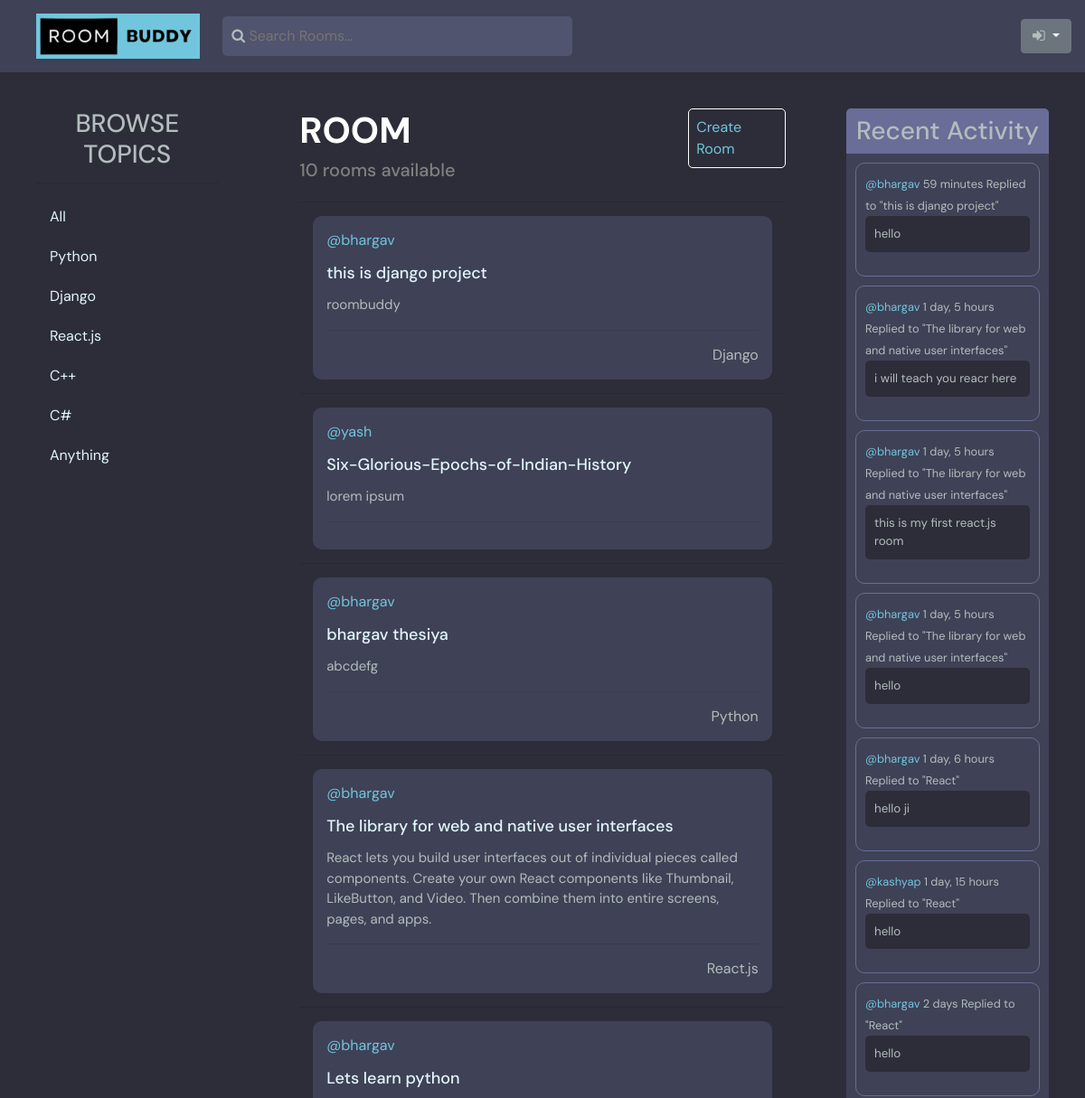
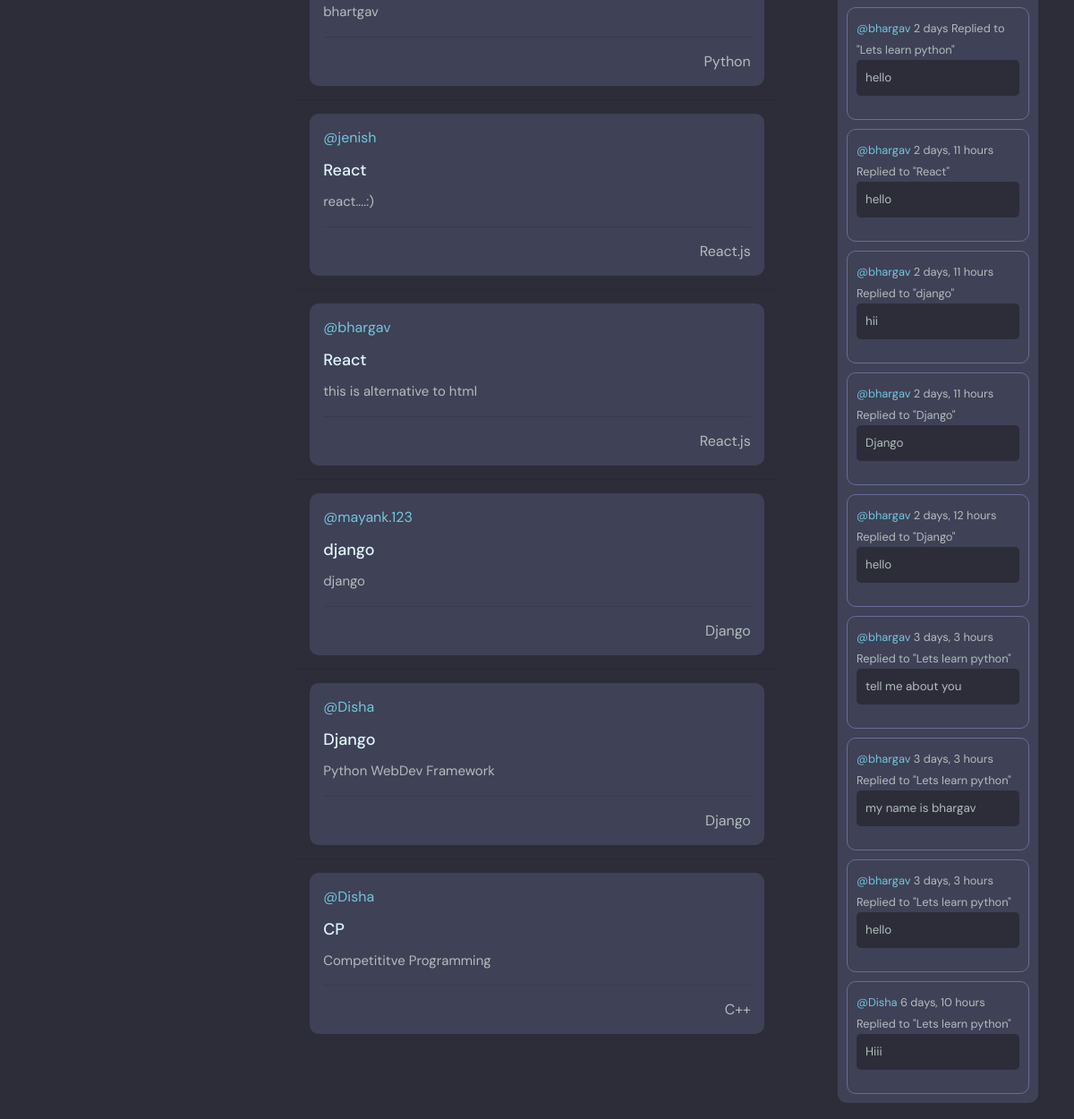
The page / on the database its author committed (2 pictures, top to bottom).
### polls/models.py (models this page shows)
class Topic(models.Model):
    name = models.CharField(max_length=200)
    def __str__(self):
        return self.name

class Room(models.Model):
    host = models.ForeignKey(User, on_delete=models.SET_NULL, null=True)
    topic = models.ForeignKey(Topic, on_delete=models.SET_NULL, null=True)
    name = models.CharField(max_length=200)
    description = models.TextField(null=True, blank=True)
    participants = models.ManyToManyField(User, related_name='participants', blank=True)
    updated = models.DateTimeField(auto_now=True)
    created = models.DateTimeField(auto_now_add=True)
    class Meta:
        ordering = ['-updated', '-created']
    def __str__(self):
        return str(self.name)

class Message(models.Model):
    user = models.ForeignKey(User, on_delete=models.CASCADE)
    room = models.ForeignKey(Room, on_delete=models.CASCADE)
    body = models.TextField()
    updated = models.DateTimeField(auto_now=True)
    created = models.DateTimeField(auto_now_add=True)
    class Meta:
        ordering = ['-updated', '-created']
    def __str__(self):
        return self.body[0:50]

### polls/views.py (the view)
# urls.py: 2. Add a URL to urlpatterns:  path('', views.home, name='home')
def home(request):
    if request.GET.get('q') != None:
        q = request.GET.get('q')
    else:
        q = ''
    rooms = Room.objects.filter(
        Q(topic__name__icontains = q) |
        Q(name__icontains = q) |
        Q(description__icontains = q)
    )
    topic = Topic.objects.all()
    room_count = rooms.count()
    room_messages = Message.objects.filter(Q(room__topic__name__icontains=q))
    context = { 'rooms' : rooms, 'topics' : topic, 'room_count' : room_count, 'room_messages' : room_messages }
    return render(request, 'polls/home.html', context)

### polls/templates/polls/home.html (shortened to what this page needs)
{% extends 'main.html' %}
     {% block content%}
    <div class="home-container">
        <div>
            {% include 'polls/topics_component.html' %}
        </div>
        <div class="feed-container">
            <div class="room-head">
                 <div>
                <h1>ROOM</h1>
                <h5 style="color: grey">{{room_count}} rooms available</h5>
                </div>
                <div>
                <a href="{% url 'create-room' %}">Create Room</a>
                </div>
            </div>
            {% include 'polls/feed_component.html' %}
        </div>
        <div class="activity-container">
            {% include 'polls/activity_component.html' %}
        </div>
    </div>
{% endblock%}

### polls/templates/polls/topics_component.html
<div class="topics-container">
        <div>
            <h3>BROWSE TOPICS</h3>
            <hr>
            <div class="topics-name">
                <a href="{% url 'home' %}">All</a>
            </div>
            {% for topic in topics %}
            <div class="topics-name">
                <a href="{% url 'home' %}?q={{topic.name}}">{{topic}}</a>
            </div>
            {% endfor %}
        </div>
</div>

### polls/templates/polls/feed_component.html (shortened to what this page needs)
  {% for room in rooms%}
  <hr>
       <div class="room-content">
         <a href="{% url 'user-profile' room.host.id %}"> @{{room.host.username}}</a>
         <h2><a href="{% url 'room' room.id %}">{{room.name}}</a></h2>
         <p>{{room.description}}</p>
         <hr>
         <div class="feed-foot">
           <div>
             <span>{{room.topic.name}}</span>
           </div>
         </div>
       </div>
  {% endfor %}

### polls/templates/polls/activity_component.html (shortened to what this page needs)
            <h3>Recent Activity</h3>
            {% for message in room_messages %}
                <div>
                    <small><a href="{% url 'user-profile' message.user.id %}" >@{{message.user}}</a>  {{message.created|timesince}} </small>
                    <small>Replied to "{{message.room}}"</small>
                    <p>
                        {{message}}
                    </p>
                </div>
            {% endfor %}

### polls/static/polls/style/main.css (style rules this page uses)
:root { --color-main: #71c6dd; --color-main-light: #e1f6fb; --color-dark: #3f4156; --color-dark-medium: #51546e; --color-dark-light: #696d97; --color-light: #e5e5e5; --color-gray: #8b8b8b; --color-light-gray: #b2bdbd; --color-bg: #2d2d39; --color-success: #5dd693; --color-error: #fc4b0b; }
* { font-family: "DM Sans", -apple-system, BlinkMacSystemFont, "Segoe UI", Roboto, Oxygen, Ubuntu, Cantarell, "Open Sans", "Helvetica Neue", sans-serif; margin: 0; padding: 0; box-sizing: border-box; text-rendering: optimizeLegibility; font-size: inherit; color: var(--color-light-gray); }
body { background-color: var(--color-bg); }
a { display: inline-block; color: var(--color-main); text-decoration: none!important; }
.home-container { margin: 40px; }
.topics-container { width: 90%; color: var(--color-dark-light); }
.topics-container h3 { text-align: center; }
.topics-container .topics-name a { margin-top: 15px; margin:10px; margin-left: 15px; color: var(--color-main-light); }
.feed-container { width: 80%; margin:auto; }
.room-head { display: grid; grid-template-columns: 4fr 1fr; margin-bottom: 15px; }
.room-head h1 { color: white; font-weight: bold; }
.room-head a { border: 1px solid white ; padding: 8px; border-radius: 5px; }
hr { margin-top: 15px; margin-bottom: 15px; }
.feed-container { margin-top: 0px; }
.room-content { background-color: var(--color-dark); padding: 15px; border-radius: 10px; }
.room-content p { margin-top: 10px; color: var(--color-main-light); font-size: 15px; }
.room-content h2 a { margin-top: 10px; color: var(--color-main-light); font-size: 18px; }
.feed-foot { display: flex; justify-content: space-between; align-items: center; }
.topics-container hr { opacity: 1; }
.activity-container { background-color:var(--color-dark) ; border-radius: 10px; }
.activity-container div { border: 1px solid var(--color-dark-light); border-radius: 10px; padding: 10px; margin: 10px; }
.activity-container h3 { background-color: var(--color-dark-light); border-top-left-radius: 5px; border-top-right-radius: 5px; text-align: center; padding: 8px; }
.activity-container p { padding: 10px; font-size: smaller; background-color: var(--color-bg); border-radius: 5px; color: var(--color-light-gray); }
.room-content { margin: 15px; }
.room-content p { color:var(--color-light-gray); }

### polls/templates/polls/home.html (style rules this page uses)
.home-container { display:grid; grid-template-columns:1fr 3fr 1fr; }

### polls/templates/polls/feed_component.html (style rules this page uses)
.room-content h2 a { margin-top: 10px; color: var(--color-main-light); font-size: 18px; }

### rows shown on the page
Topic: name "Python"
Topic: name "Django"
Topic: name "React.js"
Topic: name "C++"
Topic: name "C#"
Topic: name "Anything"
Room: host.username "bhargav", name "this is django project", description "roombuddy", topic.name "Django"
Room: host.username "yash", name "Six-Glorious-Epochs-of-Indian-History", description "lorem ipsum"
Room: host.username "bhargav", name "bhargav thesiya", description "abcdefg", topic.name "Python"
Room: host.username "bhargav", name "The library for web and native user interfaces", description "React lets you build user interfaces out of individual pieces called components. Create your own React components like Thumbnail, LikeButton, and Video. Then combine them into entire screens, pages, and apps.", topic.name "React.js"
Room: host.username "bhargav", name "Lets learn python", description "bhartgav", topic.name "Python"
Room: host.username "jenish", name "React", description "react....:)", topic.name "React.js"
Room: host.username "bhargav", name "React", description "this is alternative to html", topic.name "React.js"
Room: host.username "mayank.123", name "django", description "django", topic.name "Django"
Room: host.username "Disha", name "Django", description "Python WebDev Framework", topic.name "Django"
Room: host.username "Disha", name "CP", description "Competititve Programming", topic.name "C++"
Message: user "bhargav", created "59 minutes", room "this is django project", body "hello"
Message: user "bhargav", created "1 day, 5 hours", room "The library for web and native user interfaces", body "i will teach you reacr here"
Message: user "bhargav", created "1 day, 5 hours", room "The library for web and native user interfaces", body "this is my first react.js room"
Message: user "bhargav", created "1 day, 5 hours", room "The library for web and native user interfaces", body "hello"
Message: user "bhargav", created "1 day, 6 hours", room "React", body "hello ji"
Message: user "kashyap", created "1 day, 15 hours", room "React", body "hello"
Message: user "bhargav", created "2 days", room "React", body "hello"
Message: user "bhargav", created "2 days", room "Lets learn python", body "hello"
Message: user "bhargav", created "2 days, 11 hours", room "React", body "hello"
Message: user "bhargav", created "2 days, 11 hours", room "django", body "hii"
Message: user "bhargav", created "2 days, 11 hours", room "Django", body "Django"
Message: user "bhargav", created "2 days, 12 hours", room "Django", body "hello"
Message: user "bhargav", created "3 days, 3 hours", room "Lets learn python", body "tell me about you"
Message: user "bhargav", created "3 days, 3 hours", room "Lets learn python", body "my name is bhargav"
Message: user "bhargav", created "3 days, 3 hours", room "Lets learn python", body "hello"
Message: user "Disha", created "6 days, 10 hours", room "Lets learn python", body "Hiii"

### other values the page prints
{{ room_count }} "10"
